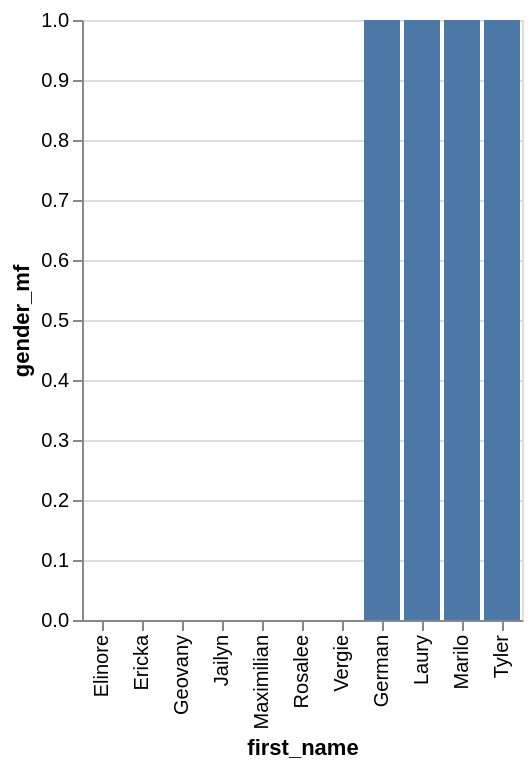

Write a Vega-Lite specification for this figure.
### Vega-Lite specification from a JSON file in a GitHub repository (floating-point values rounded to 4 significant figures)
{"data": {"values": [{"x_data": "Elinore", "y_data": 0}, {"x_data": "Ericka", "y_data": 0}, {"x_data": "Geovany", "y_data": 0}, {"x_data": "Jailyn", "y_data": 0}, {"x_data": "Maximilian", "y_data": 0}, {"x_data": "Rosalee", "y_data": 0}, {"x_data": "Vergie", "y_data": 0}, {"x_data": "German", "y_data": 1}, {"x_data": "Laury", "y_data": 1}, {"x_data": "Marilo", "y_data": 1}, {"x_data": "Tyler", "y_data": 1}]}, "mark": "bar", "encoding": {"x": {"field": "x_data", "type": "nominal", "title": "first_name", "sort": {"op": "sum", "field": "y_data", "order": "ascending"}}, "y": {"field": "y_data", "type": "quantitative", "title": "gender_mf"}}}
